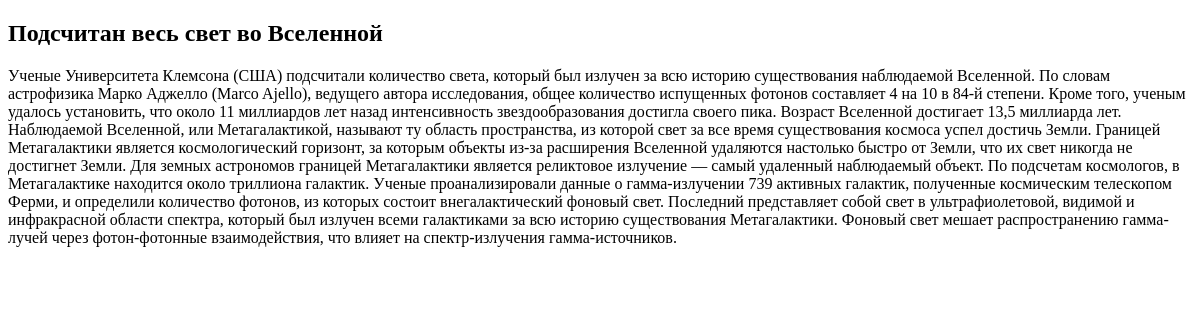
Page /article.php?id=5 on the earlier database version.
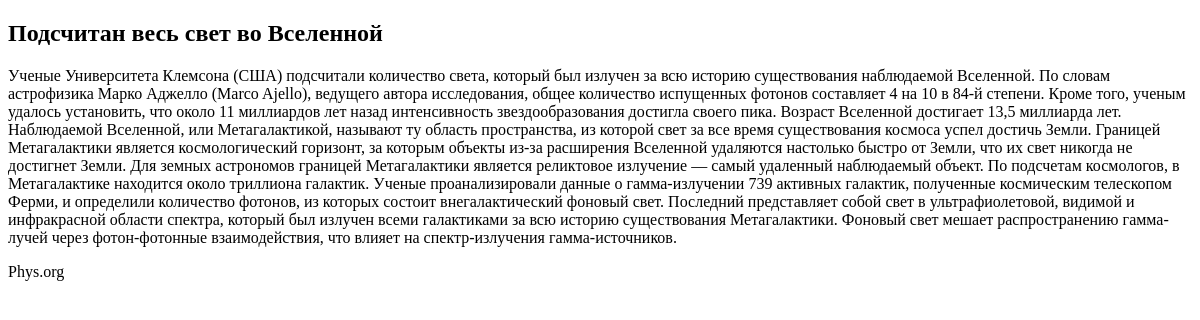
Same page on the later database version.
### tables this page shows
CREATE TABLE `authors` (
  `id` bigint(20) UNSIGNED NOT NULL,
  `name` varchar(100) DEFAULT NULL
);

### article.php (called while the page is built, shortened)
<?php
$article = Article::findById(abs((int)$_GET['id']));
include __DIR__ . '/App/templates/article.php';

### App/conf.php (called while the page is built)
<?php
return [
    'db' => [
        'host' => 'localhost',
        'dbname' => 'php2',
        'login' => 'root',
        'pass' => ''
    ]
];

### App/Config.php (called while the page is built, shortened)
<?php
class Config
{
    private static $instance;
    private function __construct()
    {
        $this->data = include __DIR__ . '/conf.php';
    }
    public static function getInstance()
    {
        if (empty(static::$instance)) {
            static::$instance = new static();
        }
        return static::$instance;
    }
}

### App/Db.php (called while the page is built, shortened)
<?php
class Db
{
    protected $dbh;
    public function __construct()
    {
        $conf = Config::getInstance();
        $data = $conf->data['db'];
        $dsn = 'mysql:host=' . $data['host'] . ';dbname=' . $data['dbname'];
        $this->dbh = new \PDO($dsn, $data['login'], $data['pass']);
    }
    protected function getParam($value)
    {
        switch (true) {
            case is_int($value):
                return \PDO::PARAM_INT;
            default:
                return \PDO::PARAM_STR;
        }
    }
    public function query(string $sql, array $data, string $class = '')
    {
        $sth = $this->dbh->prepare($sql);
        foreach ($data as $key => $value) {
            $sth->bindValue($key, $value, $this->getParam($value));
        }
        $sth->execute();
        return $sth->fetchAll(\PDO::FETCH_CLASS, $class);
    }
}

### App/Models/Model.php (called while the page is built, shortened)
<?php
abstract class Model
{
    protected static $table = '';
    public static function findById($id)
    {
        $db = new Db;
        $sql = 'SELECT * FROM ' . static::$table . ' WHERE id=:id';
        $res = $db->query($sql, [':id' => $id], static::class);
        return $res[0] ?? false;
    }
}

### App/Models/Article.php (called while the page is built, shortened)
<?php
class Article extends Model
{
    public $author_id;
    public function __get(string $name)
    {
        if ('author' === $name && isset($this->author_id)) {
            $author = Author::findById($this->author_id);
            if (isset($author)) {
                return $author;
            }
        }
        return null;
    }
}

### App/templates/article.php (the view, shortened to what this page needs)
<!doctype html>
<html lang="ru">
<head>
</head>
<body>
    <h2><?php echo $article->title; ?></h2>
    <article><?php echo $article->body; ?></article>
    <p><?php echo $article->author->name; ?></p>
</body>
</html>

Differences in the rows shown:
added authors: name "Phys.org"
